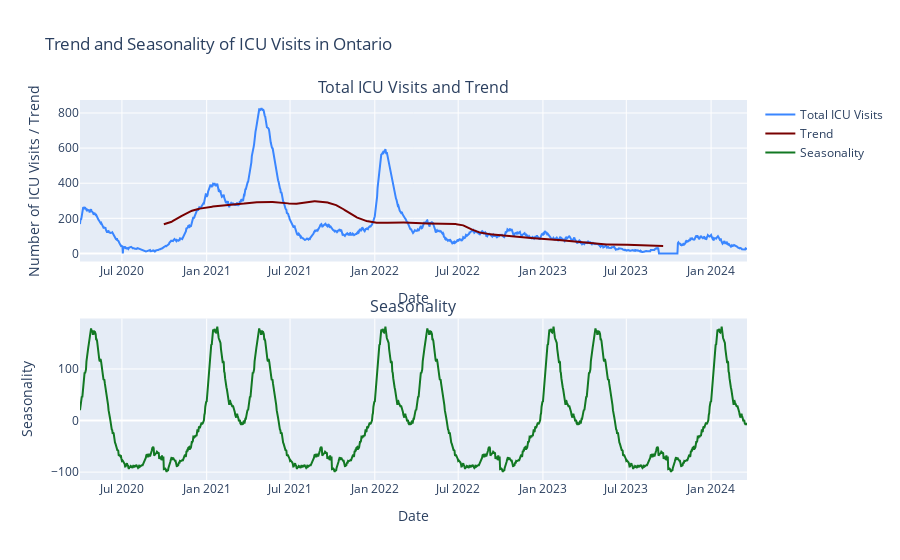

This figure's notebook cell:
### Code cell
total_ontario_icu = df.groupby('date')['icu_current_covid'].sum()

# Perform seasonal decomposition
decomposition_icu = seasonal_decompose(total_ontario_icu, model='additive', period=365)

trend_icu = decomposition_icu.trend
seasonality_icu = decomposition_icu.seasonal

# Create a figure with subplots - 2 rows, 1 column
fig_icu = make_subplots(rows=2, cols=1, subplot_titles=('Total ICU Visits and Trend', 'Seasonality'),
                    vertical_spacing=0.15)

# Add the total ICU visits trace to the first subplot
fig_icu.add_trace(go.Scatter(x=total_ontario_icu.index,
                             y=total_ontario_icu,
                             mode='lines',
                             name='Total ICU Visits',
                             line=dict(color=BLUE)),
                  row=1, col=1)

# Add the trend trace to the first subplot
fig_icu.add_trace(go.Scatter(x=trend_icu.index, y=trend_icu,
                             mode='lines',
                             name='Trend',
                             line=dict(color=RED)),
                  row=1, col=1)

# Add the seasonality trace to the second subplot
fig_icu.add_trace(go.Scatter(x=seasonality_icu.index, y=seasonality_icu,
                             mode='lines',
                             name='Seasonality',
                             line=dict(color=GREEN)),
                  row=2, col=1)

# Update layout to enhance readability
fig_icu.update_layout(height=800, 
                  title_text='Trend and Seasonality of ICU Visits in Ontario')
fig_icu.update_xaxes(title_text='Date', row=1, col=1)
fig_icu.update_xaxes(title_text='Date', row=2, col=1)
fig_icu.update_yaxes(title_text='Number of ICU Visits / Trend', row=1, col=1)
fig_icu.update_yaxes(title_text='Seasonality', row=2, col=1)

# Show the figure
fig_icu.show()

### Figure 1 — Plotly figure (JSON) as saved in the notebook; plotly's stock layout.template omitted (floating-point values rounded to 4 significant figures; data arrays with more than 128 entries replaced by an {"elided": "..."} marker saying what was removed)
{"data": [{"line": {"color": "#3a86ff"}, "mode": "lines", "name": "Total ICU Visits", "type": "scatter", "x": {"elided": "1449 str values"}, "xaxis": "x", "y": {"elided": "1449 int values"}, "yaxis": "y"}, {"line": {"color": "#780000"}, "mode": "lines", "name": "Trend", "type": "scatter", "x": {"elided": "1449 str values"}, "xaxis": "x", "y": {"elided": "1449 float values"}, "yaxis": "y"}, {"line": {"color": "#127823"}, "mode": "lines", "name": "Seasonality", "type": "scatter", "x": {"elided": "1449 str values"}, "xaxis": "x2", "y": {"elided": "1449 float values"}, "yaxis": "y2"}], "layout": {"annotations": [{"font": {"size": 16}, "showarrow": false, "text": "Total ICU Visits and Trend", "x": 0.5, "xanchor": "center", "xref": "paper", "y": 1, "yanchor": "bottom", "yref": "paper"}, {"font": {"size": 16}, "showarrow": false, "text": "Seasonality", "x": 0.5, "xanchor": "center", "xref": "paper", "y": 0.425, "yanchor": "bottom", "yref": "paper"}], "autosize": true, "title": {"text": "Trend and Seasonality of ICU Visits in Ontario"}, "xaxis": {"anchor": "y", "autorange": true, "domain": [0, 1], "range": ["2020-04-01", "2024-03-19"], "title": {"text": "Date"}, "type": "date"}, "xaxis2": {"anchor": "y2", "autorange": true, "domain": [0, 1], "range": ["2020-04-01", "2024-03-19"], "title": {"text": "Date"}, "type": "date"}, "yaxis": {"anchor": "x", "autorange": true, "domain": [0.575, 1], "range": [-46.0, 874], "title": {"text": "Number of ICU Visits / Trend"}, "type": "linear"}, "yaxis2": {"anchor": "x2", "autorange": true, "domain": [0, 0.425], "range": [-115.3, 197.8], "title": {"text": "Seasonality"}, "type": "linear"}}}
